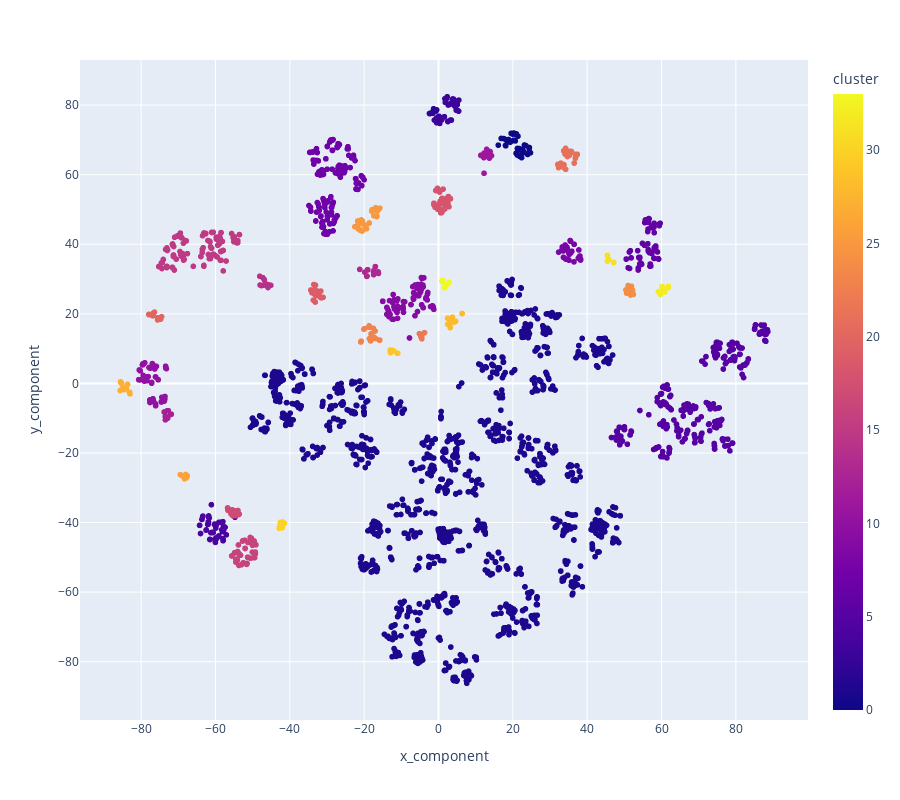

Write notebook code for a chart like this one.
### Code cell
import plotly.express as px
    
fig = px.scatter(df[df["cluster"]!= -1], x="x_component", y="y_component", color = "cluster", size_max=60)
fig.update_layout(
     height=800)
fig.show()

### Figure 1 — Plotly figure (JSON) as saved in the notebook; plotly's stock layout.template omitted (floating-point values rounded to 4 significant figures; data arrays with more than 128 entries replaced by an {"elided": "..."} marker saying what was removed)
{"data": [{"hovertemplate": "x_component=%{x}<br>y_component=%{y}<br>cluster=%{marker.color}<extra></extra>", "legendgroup": "", "marker": {"color": {"elided": "3693 int values"}, "coloraxis": "coloraxis", "symbol": "circle"}, "mode": "markers", "name": "", "showlegend": false, "type": "scattergl", "x": {"elided": "3693 float values"}, "xaxis": "x", "y": {"elided": "3693 float values"}, "yaxis": "y"}], "layout": {"coloraxis": {"colorbar": {"title": {"text": "cluster"}}, "colorscale": [[0, "#0d0887"], [0.1111, "#46039f"], [0.2222, "#7201a8"], [0.3333, "#9c179e"], [0.4444, "#bd3786"], [0.5556, "#d8576b"], [0.6667, "#ed7953"], [0.7778, "#fb9f3a"], [0.8889, "#fdca26"], [1, "#f0f921"]]}, "height": 800, "legend": {"tracegroupgap": 0}, "margin": {"t": 60}, "xaxis": {"anchor": "y", "domain": [0, 1], "title": {"text": "x_component"}}, "yaxis": {"anchor": "x", "domain": [0, 1], "title": {"text": "y_component"}}}}
